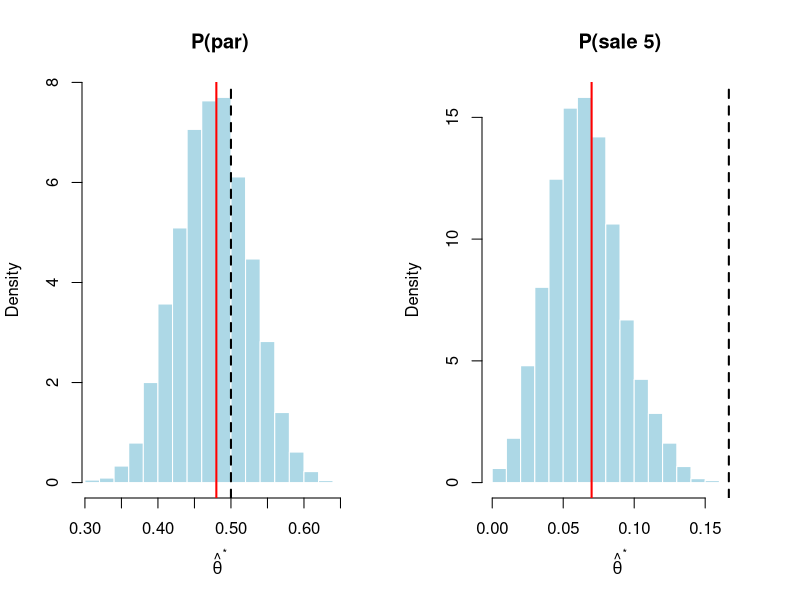

Reproduce this figure in R.
# =============================================================================
# IECD - Práctica 4 (Bootstrap) - Ejercicio 4
# ¿Está equilibrado el dado? Bootstrap no paramétrico para una proporción
# =============================================================================

# Los datos se pueden pegar con scan() o directamente así:
dado <- c(2,2,4,6,1,3,1,3,2,4,4,4,4,4,6,3,3,4,1,2,1,6,3,2,3,4,1,1,5,4,1,4,6,
          4,1,2,1,5,4,3,3,1,3,1,6,5,1,3,2,3,6,2,4,2,6,6,5,2,4,4,1,4,3,1,2,1,
          6,1,1,3,1,6,6,1,2,6,1,1,4,5,4,1,5,2,2,1,6,6,1,2,1,3,1,3,3,4,3,3,3,5)
n <- length(dado)      # 100
alpha <- 0.05
B <- 5000

# Función general: hace (i)-(v) para el estimador "proporción de datos que cumplen cond"
analizar <- function(datos, estimador, valor_equilibrado, titulo) {
  theta_obs <- estimador(datos)

  # (i) una muestra bootstrap: n datos tomados con reposición de los observados
  muestra_boot <- sample(datos, size = length(datos), replace = TRUE)
  estimador(muestra_boot)

  # (ii) B muestras bootstrap
  titas.boot <- replicate(B, estimador(sample(datos, size = length(datos), replace = TRUE)))

  # (iii) histograma
  hist(titas.boot, freq = FALSE, breaks = 25, col = "lightblue", border = "white",
       main = titulo, xlab = expression(hat(theta)^"*"),
       xlim = range(c(titas.boot, valor_equilibrado)))   # que se vea también el valor teórico
  abline(v = theta_obs, col = "red", lwd = 2)
  abline(v = valor_equilibrado, col = "black", lwd = 2, lty = 2)

  # (iv) error estándar bootstrap
  se_boot <- sd(titas.boot)

  # (v) intervalos de nivel 0.95
  z <- qnorm(1 - alpha / 2)
  ic_normal    <- theta_obs + c(-1, 1) * z * se_boot
  ic_percentil <- quantile(titas.boot, c(alpha / 2, 1 - alpha / 2))

  list(theta_obs = theta_obs, se_boot = se_boot,
       ic_normal = ic_normal, ic_percentil = ic_percentil,
       valor_si_equilibrado = valor_equilibrado)
}

set.seed(4)
par(mfrow = c(1, 2))
# a) theta = P(resultado par); si el dado es equilibrado vale 3/6 = 1/2
res_par  <- analizar(dado, function(d) mean(d %% 2 == 0), 1/2, "P(par)")
# b) theta = P(resultado = 5); si el dado es equilibrado vale 1/6
res_cinco <- analizar(dado, function(d) mean(d == 5), 1/6, "P(sale 5)")
par(mfrow = c(1, 1))

res_par
res_cinco
